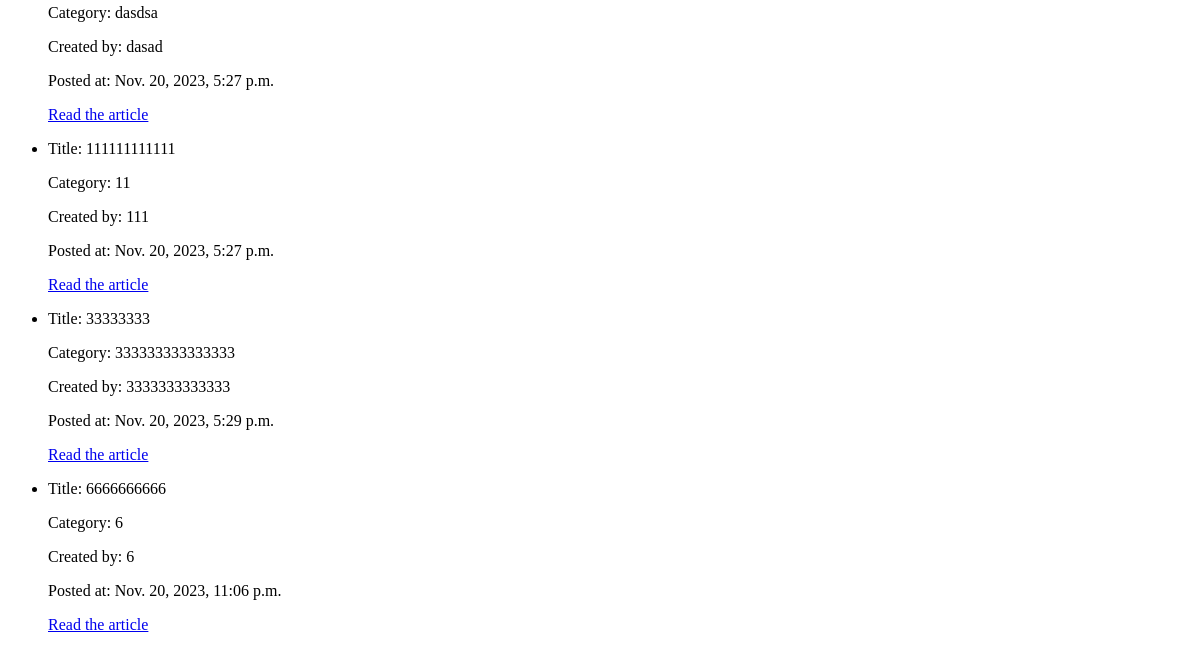
The app's page /blog/articles (lower part), older data.
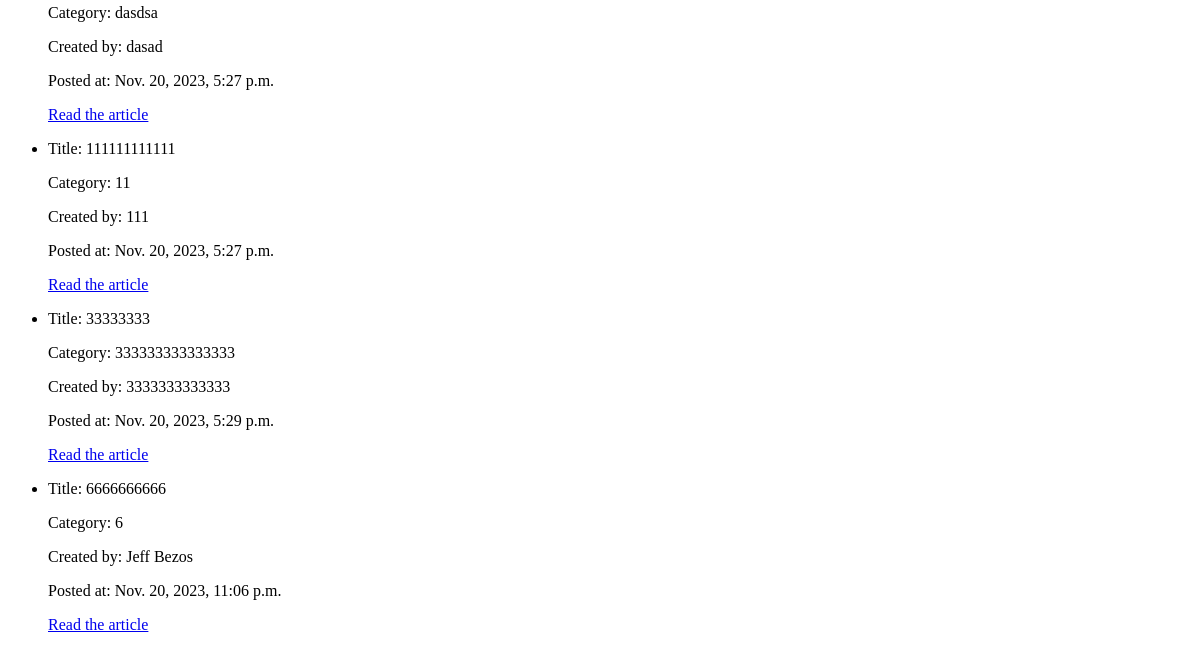
The same page, newer data.
### blog/models.py (models this page shows, shortened)
class ArticleModel(models.Model):
    title = models.CharField(max_length=100)
    category = models.CharField(max_length=100)
    author = models.CharField(max_length=100)
    content = models.TextField()
    creation_date = models.DateTimeField(auto_now_add=True)

### blog/views.py (the view, shortened to what this page needs)
# urls.py: path('articles', Article.as_view(), name='article'),
class Article(View):
    def get(self, request):
        return render(request, 'articles.html', {'articles': ArticleModel.objects.all(), 'form': ArticleForm()})

### blog/templates/articles.html (shortened to what this page needs)
<!DOCTYPE html>
<html lang="en">
<head>
</head>
<body>
    <ul>
       {% for article in articles %}
       <li>
           <p>Title: {{article.title}}</p>
           <p>Category: {{article.category}}</p>
           <p>Created by: {{article.author}}</p>
           <p>Posted at: {{article.creation_date}}</p>
           <a href="http://localhost:8080/blog/articles/{{ article.id }}">Read the article</a>
       </li>
       {% endfor %}
    </ul>
</body>
</html>

Row changes from the older to the newer data that the page shows:
changed ArticleModel: author "6" → "Jeff Bezos"
